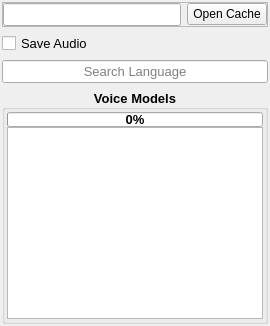
         <widget class="QWidget" name="onnx_page">
          <layout class="QVBoxLayout" name="verticalLayout_17">
           <property name="leftMargin">
            <number>2</number>
           </property>
           <property name="topMargin">
            <number>2</number>
           </property>
           <property name="rightMargin">
            <number>2</number>
           </property>
           <property name="bottomMargin">
            <number>2</number>
           </property>
           <item>
            <widget class="QFrame" name="frame_3">
             <property name="frameShape">
              <enum>QFrame::StyledPanel</enum>
             </property>
             <property name="frameShadow">
              <enum>QFrame::Raised</enum>
             </property>
             <layout class="QHBoxLayout" name="horizontalLayout_3">
              <property name="leftMargin">
               <number>0</number>
              </property>
              <property name="topMargin">
               <number>0</number>
              </property>
              <property name="rightMargin">
               <number>0</number>
              </property>
              <property name="bottomMargin">
               <number>0</number>
              </property>
              <item>
               <widget class="QLineEdit" name="onnx_cache">
                <property name="font">
                 <font>
                  <pointsize>10</pointsize>
                 </font>
                </property>
               </widget>
              </item>
              <item>
               <widget class="QPushButton" name="cache_pushButton">
                <property name="text">
                 <string>Open Cache</string>
                </property>
               </widget>
              </item>
             </layout>
            </widget>
           </item>
           <item>
            <widget class="QCheckBox" name="onnx_checkBox">
             <property name="font">
              <font>
               <pointsize>10</pointsize>
              </font>
             </property>
             <property name="text">
              <string>Save Audio</string>
             </property>
            </widget>
           </item>
           <item>
            <widget class="QLineEdit" name="search_language">
             <property name="font">
              <font>
               <pointsize>10</pointsize>
              </font>
             </property>
             <property name="alignment">
              <set>Qt::AlignCenter</set>
             </property>
             <property name="placeholderText">
              <string>Search Language</string>
             </property>
             <property name="clearButtonEnabled">
              <bool>false</bool>
             </property>
            </widget>
           </item>
           <item>
            <widget class="QGroupBox" name="groupBox">
             <property name="font">
              <font>
               <pointsize>10</pointsize>
               <weight>75</weight>
               <bold>true</bold>
              </font>
             </property>
             <property name="title">
              <string>Voice Models</string>
             </property>
             <property name="alignment">
              <set>Qt::AlignCenter</set>
             </property>
             <layout class="QVBoxLayout" name="verticalLayout_18">
              <property name="spacing">
               <number>0</number>
              </property>
              <property name="leftMargin">
               <number>2</number>
              </property>
              <property name="topMargin">
               <number>2</number>
              </property>
              <property name="rightMargin">
               <number>2</number>
              </property>
              <property name="bottomMargin">
               <number>2</number>
              </property>
              <item>
               <widget class="QProgressBar" name="onnx_progressBar">
                <property name="maximumSize">
                 <size>
                  <width>16777215</width>
                  <height>15</height>
                 </size>
                </property>
                <property name="styleSheet">
                 <string notr="true"/>
                </property>
                <property name="value">
                 <number>0</number>
                </property>
                <property name="alignment">
                 <set>Qt::AlignCenter</set>
                </property>
                <property name="textVisible">
                 <bool>true</bool>
                </property>
                <property name="invertedAppearance">
                 <bool>false</bool>
                </property>
               </widget>
              </item>
              <item>
               <widget class="QListWidget" name="onnx_listWidget">
                <property name="horizontalScrollBarPolicy">
                 <enum>Qt::ScrollBarAlwaysOff</enum>
                </property>
               </widget>
              </item>
             </layout>
            </widget>
           </item>
          </layout>
         </widget>
